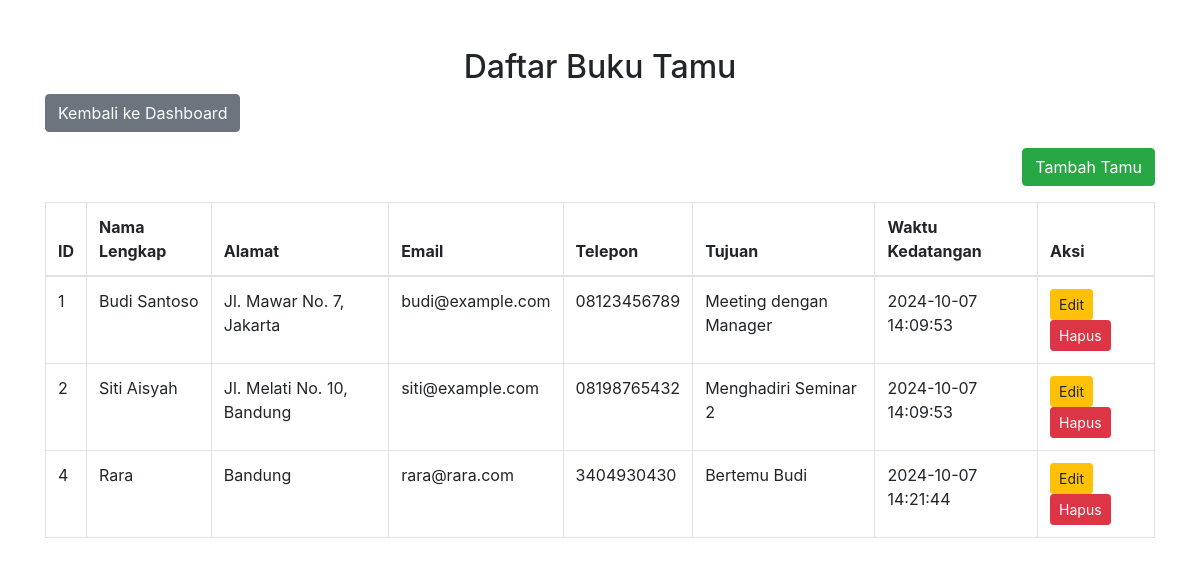
The page /backend/tamu_list.php (signed in) on the database its author committed.
### tables this page shows
CREATE TABLE `tamu` (
  `id_tamu` int(11) NOT NULL,
  `nama_lengkap` varchar(100) NOT NULL,
  `alamat` varchar(255) NOT NULL,
  `alamat_email` varchar(100) NOT NULL,
  `nomor_telepon` varchar(15) NOT NULL,
  `tujuan_kedatangan` varchar(255) NOT NULL,
  `waktu_kedatangan` timestamp NOT NULL DEFAULT current_timestamp()
);

### backend/tamu_list.php (the view, shortened to what this page needs)
<?php
include '../db_connect.php';
$sql = "SELECT * FROM tamu";
$result = $conn->query($sql);
?>
<!DOCTYPE html>
<html lang="en">
<head>
    <link href="https://stackpath.bootstrapcdn.com/bootstrap/4.5.2/css/bootstrap.min.css" rel="stylesheet">
</head>
<body>
    <div class="container mt-5">
        <h2 class="text-center">Daftar Buku Tamu</h2>
        <div class="text-left mb-3">
            <a href="dashboard.php" class="btn btn-secondary">Kembali ke Dashboard</a>
        </div>
        <div class="text-right mb-3">
            <a href="tamu_add.php" class="btn btn-success">Tambah Tamu</a>
        </div>
        <table class="table table-bordered">
            <thead>
                <tr>
                    <th>ID</th>
                    <th>Nama Lengkap</th>
                    <th>Alamat</th>
                    <th>Email</th>
                    <th>Telepon</th>
                    <th>Tujuan</th>
                    <th>Waktu Kedatangan</th>
                    <th>Aksi</th>
                </tr>
            </thead>
            <tbody>
                <?php while ($row = $result->fetch_assoc()) : ?>
                    <tr>
                        <td><?php echo $row['id_tamu']; ?></td>
                        <td><?php echo $row['nama_lengkap']; ?></td>
                        <td><?php echo $row['alamat']; ?></td>
                        <td><?php echo $row['alamat_email']; ?></td>
                        <td><?php echo $row['nomor_telepon']; ?></td>
                        <td><?php echo $row['tujuan_kedatangan']; ?></td>
                        <td><?php echo $row['waktu_kedatangan']; ?></td>
                        <td>
                            <a href="tamu_edit.php?id=<?php echo $row['id_tamu']; ?>" class="btn btn-warning btn-sm">Edit</a>
                            <a href="tamu_delete.php?id=<?php echo $row['id_tamu']; ?>" class="btn btn-danger btn-sm" onclick="return confirm('Yakin ingin menghapus data?')">Hapus</a>
                        </td>
                    </tr>
                <?php endwhile; ?>
            </tbody>
        </table>
    </div>
</body>
</html>

### rows shown on the page
tamu: id_tamu "1", nama_lengkap "Budi Santoso", alamat "Jl. Mawar No. 7, Jakarta", alamat_email "budi@example.com", nomor_telepon "08123456789", tujuan_kedatangan "Meeting dengan Manager", waktu_kedatangan "2024-10-07 14:09:53"
tamu: id_tamu "2", nama_lengkap "Siti Aisyah", alamat "Jl. Melati No. 10, Bandung", alamat_email "siti@example.com", nomor_telepon "08198765432", tujuan_kedatangan "Menghadiri Seminar 2", waktu_kedatangan "2024-10-07 14:09:53"
tamu: id_tamu "4", nama_lengkap "Rara", alamat "Bandung", alamat_email "rara@rara.com", nomor_telepon "3404930430", tujuan_kedatangan "Bertemu Budi", waktu_kedatangan "2024-10-07 14:21:44"
